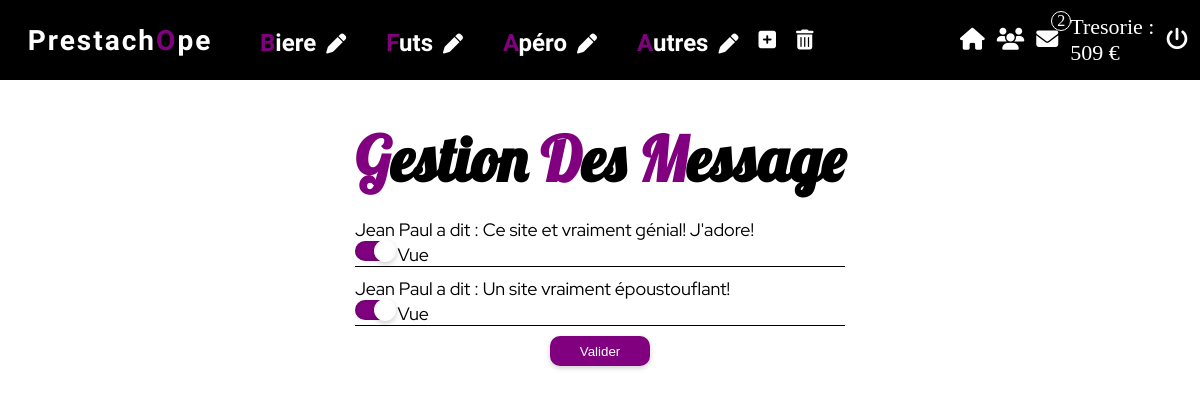
Screenshot of /index.php?page=contact (signed in) with the database file from the repository.
### tables this page shows
CREATE TABLE `categorie` (
  `idCategorie` int(11) NOT NULL,
  `categorieProduit` varchar(20) NOT NULL
);

CREATE TABLE `contact` (
  `idContact` int(11) NOT NULL,
  `message` text NOT NULL,
  `statuts` int(11) NOT NULL DEFAULT 0,
  `idClient` int(11) NOT NULL
);

CREATE TABLE `utilisateurs` (
  `idClient` int(11) NOT NULL,
  `nom` varchar(40) NOT NULL,
  `prenom` varchar(40) NOT NULL,
  `adresse` varchar(40) NOT NULL,
  `mail` varchar(40) NOT NULL,
  `motdepasse` varchar(40) NOT NULL,
  `cagnote` FLoat(11) NOT NULL DEFAULT 10000,
  `admin` int(11) NOT NULL DEFAULT 0
);

### web/DAO/categorieDAO.php (called while the page is built, shortened)
<?php
class categorieDAO
{
        public static function selectcategorie()
    {
        include_once 'DTO/categorieDTO.php';
        $dbb = databaselinker::getconnexion();
        $dbbb=$dbb->prepare('SELECT * FROM prestachope_bdd5.categorie');
    	$dbbb->execute();
        $d = $dbbb->fetchAll();
        $tab=[];
    	foreach ($d as $db)
    	{
            $categorie= new categorieDTO();
            $categorie->setCategorieProduit($db['categorieProduit']);
            $categorie->setIdCategorie($db['idCategorie']);
            $tab[]=$categorie;
    	}
        return $tab;
    }
}
?>

### web/DTO/categorieDTO.php (called while the page is built)
<?php
	class categorieDTO
	{
            private $categorieProduit;
            private $idCategorie;
            public function getCategorieProduit() {
                return $this->categorieProduit;
            }
            public function setCategorieProduit($categorieProduit): void {
                $this->categorieProduit = $categorieProduit;
            }
            public function getIdCategorie() {
            return $this->idCategorie;
            }
            public function setIdCategorie($idCategorie): void {
            $this->idCategorie = $idCategorie;
            }
        }
?>

### web/DAO/contactDAO.php (called while the page is built, shortened)
<?php
class contactDAO
{
    public static function selectmsg()
    {
        include_once 'DTO/contactDTO.php';
        $dbb = databaselinker::getconnexion();
        $dbbb=$dbb->prepare('SELECT * FROM prestachope_bdd5.contact WHERE statuts=0');
    	$dbbb->execute();
        $d = $dbbb->fetchAll();
        $tab=[];
    	foreach ($d as $db)
    	{
            $contact= new contactDTO();
            $contact->setId($db['idContact']);
            $contact->setMessage($db['message']);
            $contact->setIdClient($db['idClient']);
            $tab[]=$contact;
    	}
        return $tab;
    }
        public static function selecnbtmsg()
    {
        $dbb = databaselinker::getconnexion();
        $dbbb=$dbb->prepare('SELECT COUNT(*) FROM prestachope_bdd5.contact WHERE statuts=0');
    	$dbbb->execute();
        $d = $dbbb->fetchAll();
    	foreach ($d as $db)
    	{
            return $db['COUNT(*)'];
    	}
    }
}
?>

### web/DAO/commandeDAO.php (called while the page is built, shortened)
<?php
class commandeDAO {
        public static function gettresorie()
    {
        $dbb = databaselinker::getconnexion();
        $dbbb=$dbb->prepare('SELECT ROUND(SUM(facture)) FROM `commande`');
    	$dbbb->execute();
        $d = $dbbb->fetchAll();
        foreach ($d as $db)
        {
            return $db['ROUND(SUM(facture))'];
        }
    }
}

### web/pages/contact/contactcontrolleur.php (called while the page is built, shortened)
<?php
class contactcontrolleur
{
    public function includeView()
    {
        include_once 'contactview.php';
    }
    public function selectmsg()
    {
        include_once 'DAO/contactDAO.php';
        return contactDAO::selectmsg();
    }
}

### web/DAO/utilisateursDAO.php (called while the page is built, shortened)
<?php
class utilisateursDAO
{
        public static function selectutilisateursbyId($id)
    {
            include_once 'DTO/utilisateursDTO.php';
        $bdd= databaselinker::getconnexion();
        $resultat=$bdd->prepare('SELECT * FROM prestachope_bdd5.utilisateurs WHERE idClient=?');
        $resultat->execute(array($id));
        $result=$resultat->fetchAll();
        foreach ($result as $results)
        {
            $uti= new utilisateursDTO();
            $uti->setMail($results['mail']);
            $uti->setNom($results['nom']);
            $uti->setPrenom($results['prenom']);
            return $uti;
        }
    }
}

### web/DTO/utilisateursDTO.php (called while the page is built, shortened)
<?php
	class utilisateursDTO
	{
		private $nom;
		private $prenom;
                public function getNom() {
                    return $this->nom;
                }
                public function getPrenom() {
                    return $this->prenom;
                }
                public function setNom($nom): void {
                    $this->nom = $nom;
                }
                public function setPrenom($prenom): void {
                    $this->prenom = $prenom;
                }
        }
?>

### web/DTO/contactDTO.php (called while the page is built, shortened)
<?php
	class contactDTO
	{
                private $id;
		private $message;
                public function getMessage() {
                    return $this->message;
                }
                public function getId() {
                    return $this->id;
                }
                public function setId($id): void {
                    $this->id = $id;
                }
                public function setMessage($message): void {
                    $this->message = $message;
                }
        }
?>

### web/pages/contact/contactview.php (the view, shortened to what this page needs)
<!DOCTYPE html>
<html lang="fr">
  <head>
    <link rel="stylesheet" type="text/css" href="assets/css/contact.css" media="all"/>
  </head>
  <body>
      <div class="conteneur">
            <?php
            if ($_SESSION['admin']==1)
            {
                include_once 'contactcontrolleur.php';
                $instanceController = new contactcontrolleur();
                $content=$instanceController->selectmsg();
                ?>
                <div class="messageadmin">
                    <h1> <span>G</span>estion <span>D</span>es <span>M</span>essage </h1>
                    <form action="" method="post">
                    <?php
                    foreach ($content as $contents)
                    {
                        include_once 'DAO/utilisateursDAO.php';
                        $infoclient= utilisateursDAO::selectutilisateursbyId($contents->getIdClient());
                        ?> <div class="mess"> <p> <?php echo $infoclient->getNom();?> <?php echo $infoclient->getPrenom(); ?> a dit : <?php echo $contents->getMessage();?></p>
                        <input type="checkbox" name="valid[]" value="<?php echo $contents->getId();?>" checked>
                        <label for="valid[]"> Vue</label>
                        </div>
                        <?php
                    }
                    ?> <div class="boutonval"> <input class="btn" type="submit" name="" value="Valider"></form></div>
                </div>
        <?php
        }
        ?>
  </body>
</html>

### web/pages/header.php (shortened to what this page needs)
<!DOCTYPE html>
<html>
    <head>
        <link rel="stylesheet" href="assets/css/header.css"/>
    </head>
    <body>
        <header>
            <div class="containt">
                <div class="top">
                    <div class="titre">
                        <h1> <a href="index.php?page=vitrine">Prestach<span>O</span>pe </a></h1>
                    </div>
                </div>
                <div class="dropdown">
                    <?php
                    include_once 'DAO/categorieDAO.php';
                    $allcategories=categorieDAO::selectcategorie();
                    foreach ($allcategories as $all)
                    {
                    echo '
                    <div class="cat">
                        <ul>
                            <li class="ligne">
                                <h2><a href="index.php?categorie='.$all->getIdCategorie().'&page=pagerecherche" value='.$all->getIdCategorie().'>'.$all->getCategorieProduit().'</a>';
                                if (isset($_SESSION['admin']))
                                {
                                    if ($_SESSION['admin']==1)
                                    {
                                        echo '<a href="index.php?categorie='.$all->getIdCategorie().'&page=modif&nom='.$all->getCategorieProduit().'" value='.$all->getIdCategorie().'><i class="fas fa-pen"></i></a></h2>';
                                    }
                                }
                               echo '<ul class="sub-menu">';
                                    echo '
                                </ul>
                            </li>
                        </ul>
                    </div>';
                    }
                ?>
                     <?php
                    if(isset($_SESSION['admin']))
                    {
                        if ($_SESSION['admin']==1)
                        {
                       ?>
                        <div class="cat">
                            <ul>
                                <div class="btnadmin">
                                <a href="index.php?page=new"><i class="fas fa-plus-square"></i></i></a>
                                <a href="index.php?page=delete"><i class="fas fa-trash-alt"></i></a>
                                </div>
                            </ul>
                        </div>
                    <?php
                        }
                    }
                    ?>
                </div>
                <div class="btndroite">
                    <a href="index.php?page=presentation"  value="presentation" ><i class="fas fa-home"></i></a>
                    <?php
                    if(isset($_SESSION['admin']))
                    {
                        if ($_SESSION['admin']==1)
                        {
                            echo '<a href="index.php?page=gestion"><i class="fas fa-users"></i></a>';
                            include_once 'DAO/contactDAO.php';
                            if (contactDAO::selecnbtmsg()!=0)
                            {
                               ?>
                                <div class="messagehead">
                                    <a href="index.php?page=contact"><i class="fas fa-envelope"></i></a>
                                    <div class="nbmess">
                                        <p><?php echo contactDAO::selecnbtmsg();?> </p>
                                    </div>
                                </div>
                                <?php
                            }
                            include_once 'DAO/commandeDAO.php';
                            ?> <p>Tresorie : <?php echo commandeDAO::gettresorie();?> € </p>
                    <?php
                        }
                        else
                        {
                            echo '<a href="index.php?page=contact"><i class="fas fa-envelope"></i></a><br>';
                        }
                    }
                    if (isset($_SESSION['nom'],$_SESSION['prenom']))
                    {
                            ?>
                        ?> <a href="index.php?page=deco"><i class="fas fa-power-off"></i></a>
                        <?php
                    }
                    else {
                        ?>
                            <a href="index.php?page=connexion"  value="connexion" ><i class="far fa-user"></i></a>
                        <?php
                    }
                    ?>
                </div>
            </div>
        </header>
    </body>
</html>

### web/assets/css/header.css (style rules this page uses)
* { padding: 0; margin: 0; box-sizing: border-box; }
html { font-size: 62.5%; }
.containt { width: 100%; height: 80px; background-color: black; color: #fff; position: fixed; display: flex; top: 0; z-index: 2; }
.titre a { text-decoration: none; color: #fff; font-family: 'Uncial Antiqua', cursive; font-size: 2.8rem; letter-spacing: 2px; }
.titre a span { color: purple; }
.top { display: flex; width: 20%; justify-content: center; align-items: center; }
.dropdown { display: flex; width: 60%; align-items: center; }
.btndroite { display: flex; width: 20%; align-items: center; justify-content: center; font-size: 2.2rem; }
.btndroite a { text-decoration: none; color: white; margin-right: 12px; }
.dropdown .ligne { display: inline-block; vertical-align: top; font-size: 20px; margin-right:20px; margin-left: 20px; position: relative; font-family: 'Shadows Into Light', cursive; }
.ligne a { color: #fff; font-size: 2.4rem; }
.ligne h2::first-letter { color: purple; }
.dropdown a { text-decoration: none; }
.dropdown li { list-style: none; }
.dropdown { display: flex; }
.ligne a { transition: 0.5s; }
.fa-pen { margin-left: 10px; font-size: 20px; }
.fas { transition: 0.5s; }
.nbmess { height: 20px; width: 20px; display: flex; justify-content: center; align-items: center; border: solid 1px white; border-radius: 50%; position: absolute; margin-left: 15px; margin-top: 10px; top:1%; font-size: 1.6rem; }
.messagehead { display: flex; height: 100%; align-items: center; }
.btnadmin { display: flex; height: 100%; align-items: center; }
.btnadmin i { font-size: 20px; }
.fa-power-off { margin-left: 10px; }
.btnadmin i { color: white; margin-right: 20px; }

### web/assets/css/contact.css (style rules this page uses)
* { padding: 0; margin: 0; box-sizing: border-box; }
html { font-size: 62.5%; }
body { width: 100%; height: 100%; }
.conteneur { width: 100%; height: 100%; margin-top: 10%; z-index: 1; display: flex; align-items: center; justify-content: center; }
.messageadmin { display: flex; flex-direction: column; }
.messageadmin h1 { font-size: 6.2rem; font-family: 'Lobster', cursive; margin-bottom: 10px; }
.messageadmin h1 span { color: purple; }
.messageadmin p { font-family: 'Red Hat Display', sans-serif; font-size: 1.8rem; }
.mess { margin-top: 10px; border-bottom: solid 1px black; }
.mess label { font-family: 'Red Hat Display', sans-serif; font-size: 1.8rem; }
input[type="checkbox"] { position:relative; width: 40px; height: 20px; -webkit-appearance: none; background: #c6c6c6; outline: none; border-radius: 20px; box-shadow: inset 0 0 5px rgba(0,0,0,.2); }
input:checked[type="checkbox"] { background: purple; }
input[type="checkbox"]:before { content: ''; position: absolute; width: 20px; height: 20px; border-radius: 20px; top: 0; left: 0; background: #fff; transform: scale(1.1); box-shadow: 0 2px 5px rgba(0,0,0,.2); transition: .5s; }
input:checked[type="checkbox"]:before { left: 20px; }
.messageadmin .btn { margin-top: 10px; border: none; outline: none; height: 30px; width: 100px; background: purple; color: white; border-radius: 10px; transition: 0.5s; box-shadow: 0 2px 5px rgba(0,0,0,.2); }
.boutonval { width: 100%; display: flex; justify-content: center; }

### rows the page displays
categorie: $all->getIdCategorie() 1 (drawn), categorieProduit "Biere"
categorie: $all->getIdCategorie() 2 (drawn), categorieProduit "Futs"
categorie: $all->getIdCategorie() 3 (drawn), categorieProduit "Apéro"
categorie: $all->getIdCategorie() 5 (drawn), categorieProduit "Autres"
contact: idClient.nom "Jean", idClient.prenom "Paul", message "Ce site et vraiment génial! J'adore!"
contact: idClient.nom "Jean", idClient.prenom "Paul", message "Un site vraiment époustouflant!"

### other values shown
contactDAO::selecnbtmsg() "2"
commandeDAO::gettresorie() "509"
